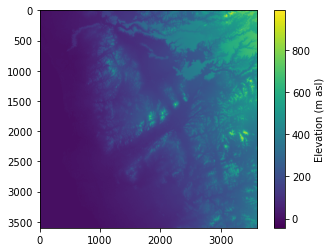

The script that saved this image:
# -*- coding: utf-8 -*-
"""
Created on Sun Feb  2 00:02:20 2025

@author: popul
"""
#Importing the neccessary libraries
import numpy as np
import pandas as pd
import matplotlib.pyplot as plt
import pdb
import xarray as xr

# Open the netCDF file
dset = xr.open_dataset(r'C:\Users\popul\Downloads\SRTMGL1_NC.003_Data\N21E039.SRTMGL1_NC.nc')

# Add a breakpoint to inspect variables
#pdb.set_trace()

# Loading elevation data
DEM = np.array(dset.variables['SRTMGL1_DEM'])

# Close the netCDF file
dset.close()

# Adding another breakpoint to inspect DEM dimensions
#pdb.set_trace()

DEM.shape

# Visualize the elevation data
plt.imshow(DEM)
cbar = plt.colorbar()
cbar.set_label('Elevation (m asl)')
plt.show()

# Save the figure
plt.savefig('assignment_1.png', dpi=300)